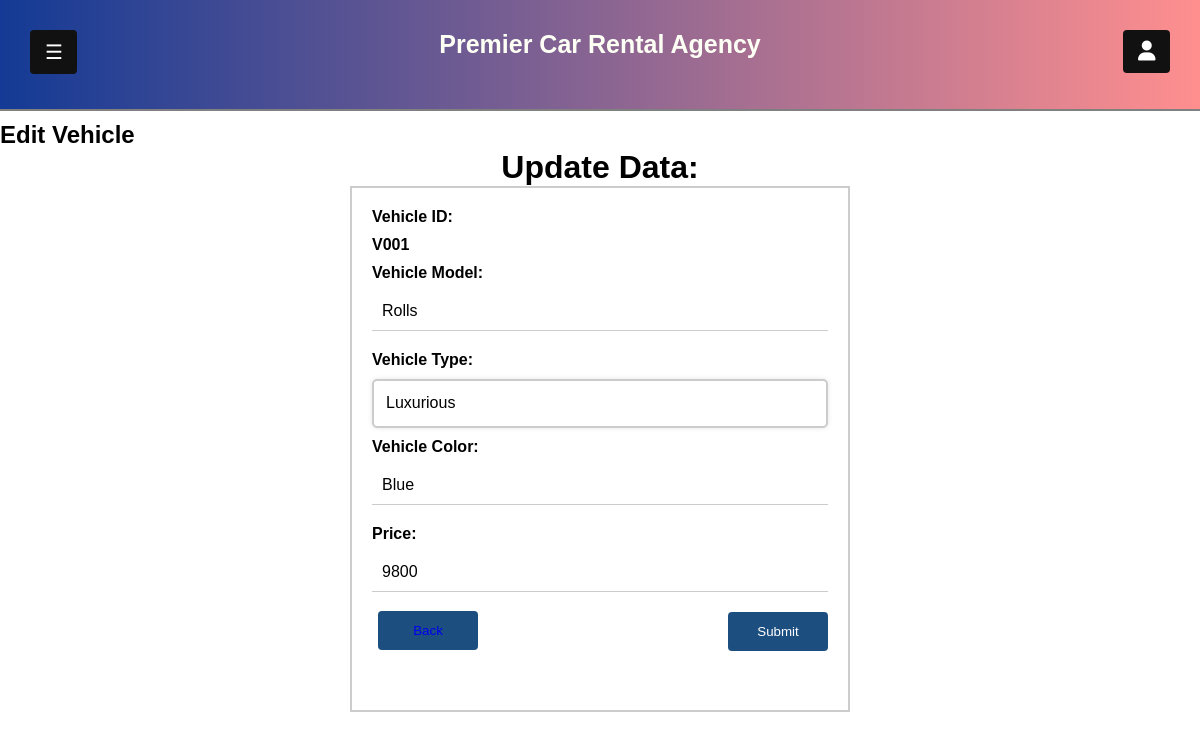
Page /edit_vehicle.php?v_id=V001 on the committed database.
### tables this page shows
CREATE TABLE `car_detail` (
  `Vehicle_ID` varchar(255) NOT NULL,
  `Vehicle_Model` varchar(255) DEFAULT NULL,
  `Vehicle_Type` varchar(255) DEFAULT NULL,
  `Vehicle_Color` varchar(255) DEFAULT NULL,
  `Price` int(11) DEFAULT NULL
);

### edit_vehicle.php (the view, shortened to what this page needs)
<!DOCTYPE html>
<html>
    <link rel="stylesheet" href="mainpage.css">
    <link rel="stylesheet" href="form.css">
    <link rel="stylesheet" href="https://cdnjs.cloudflare.com/ajax/libs/font-awesome/6.3.0/css/all.min.css">
</head>
<body>
  <div class="container">
    <div class="main_content" id="main_content">
      <div class="header" id="header">
        <button class="openbtn" id="openbtn" onclick="openNav()">☰ </button>
        Premier Car Rental Agency
        <div class="dropdown" style="float:right;">
          <button class="dropbtn"><i class="fa-solid fa-user"></i></button>
        </div>
      </div>
      <div id="table-container">
        <div class="title">
          <h2>Edit Vehicle</h2>
        </div>
<?php $vid = $_GET["v_id"];
    $conn = new mysqli("localhost","root","","car_details");
    $value = $conn->query("SELECT Vehicle_Model,Vehicle_Type,Vehicle_Color,Price FROM car_detail WHERE Vehicle_ID = '$vid'");
    $values = $value->fetch_assoc();
    $vm = $values["Vehicle_Model"];
    $vt = $values["Vehicle_Type"];
    $vc = $values["Vehicle_Color"];
    $p = $values["Price"];
?>
<h1>Update Data:</h1>
<form method="post" enctype="multipart/form-data">
    <label for="Vehicle_ID">Vehicle ID:</label>
    <label><?php echo"$vid"?></label>
    <label for="Vehicle_Model">Vehicle Model:</label>
    <input type="text" id="Vehicle_Model" name="Vehicle_Model" value =<?php echo"$vm"?> required>
    <label for="Vehicle_Type">Vehicle Type:</label>
    <select type="text" id="Vehicle_Type" name="Vehicle_Type" value=<?php echo "$vt"?> required>
      <option>Luxurious</option>
    </select>
    <label for="Vehicle_Color">Vehicle Color:</label>
    <input type="text" id="Vehicle_Color" name="Vehicle_Color" value =<?php echo"$vc"?> required>
    <label for="Price">Price:</label>
    <input type="int" id="Price" name="Price" value =<?php echo"$p"?> required>
    <button type="submit" id="change" name="change">Submit</button>
    <button style="position: relative; bottom: 40px;right:350px;"><a href="addeditdeletecars.php">Back</a></button>
</form>
</html>

### mainpage.css (style rules this page uses)
* { margin: 0; padding: 0; box-sizing: border-box; list-style: none; text-decoration: none; font-family: sans-serif; }
body { background-color: #FFFFFF; }
.container { display: flex; flex-direction: row; }
i { padding-right: 10px; }
.main_content { width: 100%; max-width: 100%; margin-left: 0px; position: center; transition: margin-left .5s; flex-grow: 1; }
.main_content .header { padding: 30px; background: linear-gradient(90deg, hsla(222, 77%, 33%, 1) 0%, hsla(0, 100%, 78%, 1) 100%); color: #fdfff5 ; border-bottom: 2px solid #808080; text-align: center; font-size: 25px; font-weight: bold; margin-bottom: 10px; width: 100%; max-width: 100%; padding-bottom: 50px; }
.openbtn { font-size: 20px; cursor: pointer; background-color: #111; color: white; padding: 10px 15px; margin-bottom: 10px; border: none; float: left; width: 47px; }
.dropbtn { font-size: 20px; cursor: pointer; background-color: #111; color: white; padding: 10px 15px; border: none; float: left; width: 47px; }
.dropdown { position: relative; display: inline-block; }

### form.css (style rules this page uses)
form { display: flex; flex-direction: column; max-width: 500px; margin: 0 auto; border: 2px solid #ccc; padding: 20px; }
label { display: block; margin-bottom: 10px; font-weight: bold; }
input { padding: 10px; margin-bottom: 20px; width: 100%; border: none; border-bottom: 1px solid #ccc; font-size: 16px; }
button { background-color: #1C4E80; color: white; padding: 12px 20px; border: none; border-radius: 4px; cursor: pointer; align-self: flex-end; width: 100px; float: right; }
h1 { text-align: center; }
select { padding: 12px; width: 100%; font-size: 16px; line-height: 1.3; border: 2px solid #ccc; border-radius: 5px; background-color: #fff; box-shadow: 0 0 5px rgba(0, 0, 0, 0.1); -webkit-appearance: none; -moz-appearance: none; appearance: none; background-repeat: no-repeat; background-position: right 8px center; cursor: pointer; margin-bottom: 10px; }
input, textarea { padding: 10px; margin-bottom: 20px; width: 100%; border: none; border-bottom: 1px solid #ccc; font-size: 16px; }

### rows in the picture
car_detail: Vehicle_Model "Rolls", Vehicle_Type "Luxurious", Vehicle_Color "Blue", Price "9800"

### other values in the picture
$vid "V001"
